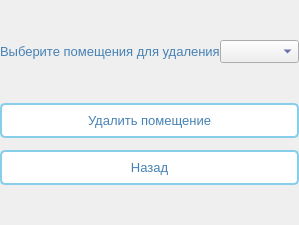
     <widget class="QWidget" name="deleteRoomPage">
      <layout class="QVBoxLayout" name="verticalLayout_12">
       <property name="spacing">
        <number>0</number>
       </property>
       <property name="leftMargin">
        <number>0</number>
       </property>
       <property name="topMargin">
        <number>0</number>
       </property>
       <property name="rightMargin">
        <number>0</number>
       </property>
       <property name="bottomMargin">
        <number>0</number>
       </property>
       <item>
        <spacer name="verticalSpacer_3">
         <property name="orientation">
          <enum>Qt::Vertical</enum>
         </property>
         <property name="sizeType">
          <enum>QSizePolicy::Minimum</enum>
         </property>
         <property name="sizeHint" stdset="0">
          <size>
           <width>20</width>
           <height>40</height>
          </size>
         </property>
        </spacer>
       </item>
       <item>
        <layout class="QHBoxLayout" name="horizontalLayout_5">
         <item>
          <widget class="QLabel" name="label_15">
           <property name="font">
            <font>
             <pointsize>10</pointsize>
             <weight>50</weight>
             <bold>false</bold>
            </font>
           </property>
           <property name="styleSheet">
            <string notr="true">QLabel {
    color: #4682B4;

    font-weight: normal;
}</string>
           </property>
           <property name="text">
            <string>Выберите помещения для удаления</string>
           </property>
          </widget>
         </item>
         <item>
          <widget class="QComboBox" name="deleteRoomcomboBox">
           <property name="font">
            <font>
             <pointsize>10</pointsize>
            </font>
           </property>
           <property name="styleSheet">
            <string notr="true"> color: #1A237E; </string>
           </property>
          </widget>
         </item>
        </layout>
       </item>
       <item>
        <spacer name="verticalSpacer_5">
         <property name="orientation">
          <enum>Qt::Vertical</enum>
         </property>
         <property name="sizeType">
          <enum>QSizePolicy::Minimum</enum>
         </property>
         <property name="sizeHint" stdset="0">
          <size>
           <width>20</width>
           <height>40</height>
          </size>
         </property>
        </spacer>
       </item>
       <item>
        <layout class="QVBoxLayout" name="verticalLayout_2">
         <property name="spacing">
          <number>12</number>
         </property>
         <item>
          <widget class="QPushButton" name="deleteRoomButton">
           <property name="font">
            <font>
             <pointsize>10</pointsize>
            </font>
           </property>
           <property name="styleSheet">
            <string notr="true">QPushButton {
    background-color: white;
    border: 2px solid #87CEEB;
    border-radius: 5px;
    padding: 8px;
    color: #4682B4;
}

QPushButton:hover {
    background-color: #F0F8FF;
}

QPushButton:pressed {
    background-color: #E6F3FF;
}</string>
           </property>
           <property name="text">
            <string>Удалить помещение</string>
           </property>
          </widget>
         </item>
         <item>
          <widget class="QPushButton" name="pushButton_6">
           <property name="font">
            <font>
             <pointsize>10</pointsize>
            </font>
           </property>
           <property name="styleSheet">
            <string notr="true">QPushButton {
    background-color: white;
    border: 2px solid #87CEEB;
    border-radius: 5px;
    padding: 8px;
    color: #4682B4;
}

QPushButton:hover {
    background-color: #F0F8FF;
}

QPushButton:pressed {
    background-color: #E6F3FF;
}</string>
           </property>
           <property name="text">
            <string>Назад</string>
           </property>
          </widget>
         </item>
         <item>
          <spacer name="verticalSpacer_4">
           <property name="orientation">
            <enum>Qt::Vertical</enum>
           </property>
           <property name="sizeHint" stdset="0">
            <size>
             <width>20</width>
             <height>40</height>
            </size>
           </property>
          </spacer>
         </item>
        </layout>
       </item>
      </layout>
     </widget>
